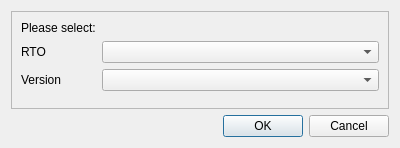
<?xml version="1.0" encoding="UTF-8"?>
<ui version="4.0">
 <class>PeakInvestigatorInitDialog</class>
 <widget class="QDialog" name="PeakInvestigatorInitDialog">
  <property name="geometry">
   <rect>
    <x>0</x>
    <y>0</y>
    <width>400</width>
    <height>148</height>
   </rect>
  </property>
  <property name="windowTitle">
   <string>Dialog</string>
  </property>
  <layout class="QVBoxLayout" name="verticalLayout_2">
   <item>
    <widget class="QFrame" name="frame">
     <property name="frameShape">
      <enum>QFrame::StyledPanel</enum>
     </property>
     <property name="frameShadow">
      <enum>QFrame::Raised</enum>
     </property>
     <layout class="QFormLayout" name="formLayout">
      <item row="0" column="0">
       <widget class="QLabel" name="label">
        <property name="text">
         <string>Please select:</string>
        </property>
       </widget>
      </item>
      <item row="1" column="0">
       <widget class="QLabel" name="label_2">
        <property name="text">
         <string>RTO</string>
        </property>
       </widget>
      </item>
      <item row="1" column="1">
       <widget class="QComboBox" name="RTOList"/>
      </item>
      <item row="2" column="0">
       <widget class="QLabel" name="label_3">
        <property name="text">
         <string>Version</string>
        </property>
       </widget>
      </item>
      <item row="2" column="1">
       <widget class="QComboBox" name="VersionList"/>
      </item>
     </layout>
    </widget>
   </item>
   <item>
    <widget class="QDialogButtonBox" name="buttonBox">
     <property name="orientation">
      <enum>Qt::Horizontal</enum>
     </property>
     <property name="standardButtons">
      <set>QDialogButtonBox::Cancel|QDialogButtonBox::Ok</set>
     </property>
    </widget>
   </item>
  </layout>
 </widget>
 <resources/>
 <connections>
  <connection>
   <sender>buttonBox</sender>
   <signal>accepted()</signal>
   <receiver>PeakInvestigatorInitDialog</receiver>
   <slot>accept()</slot>
   <hints>
    <hint type="sourcelabel">
     <x>248</x>
     <y>254</y>
    </hint>
    <hint type="destinationlabel">
     <x>157</x>
     <y>274</y>
    </hint>
   </hints>
  </connection>
  <connection>
   <sender>buttonBox</sender>
   <signal>rejected()</signal>
   <receiver>PeakInvestigatorInitDialog</receiver>
   <slot>reject()</slot>
   <hints>
    <hint type="sourcelabel">
     <x>316</x>
     <y>260</y>
    </hint>
    <hint type="destinationlabel">
     <x>286</x>
     <y>274</y>
    </hint>
   </hints>
  </connection>
 </connections>
</ui>
